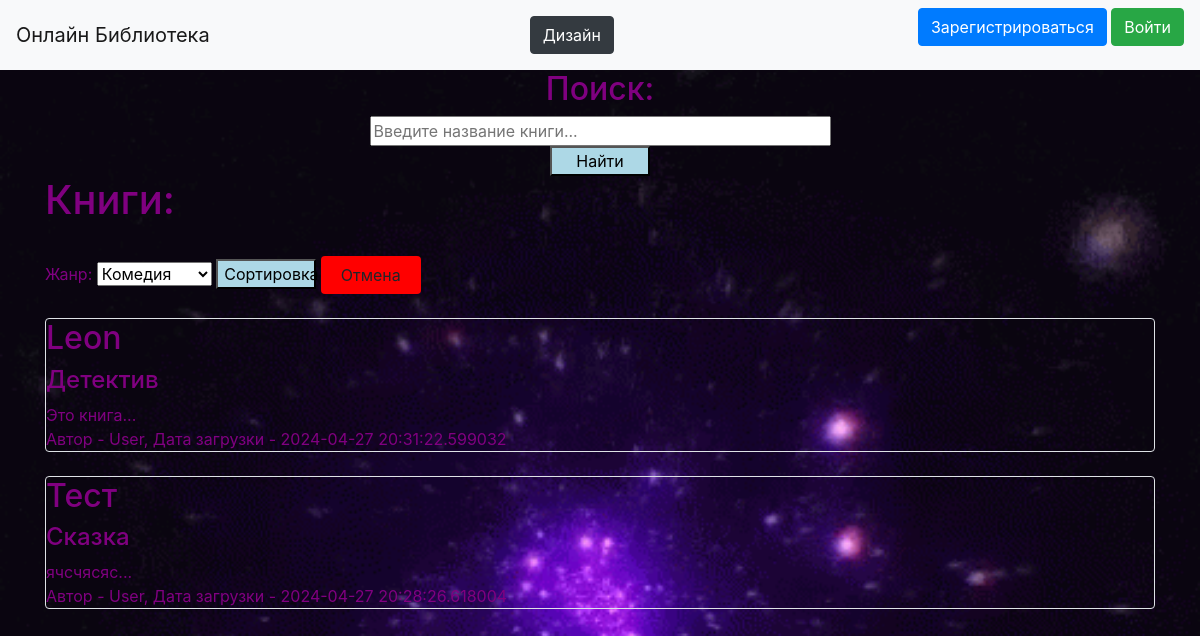
Before: / with the older database file.
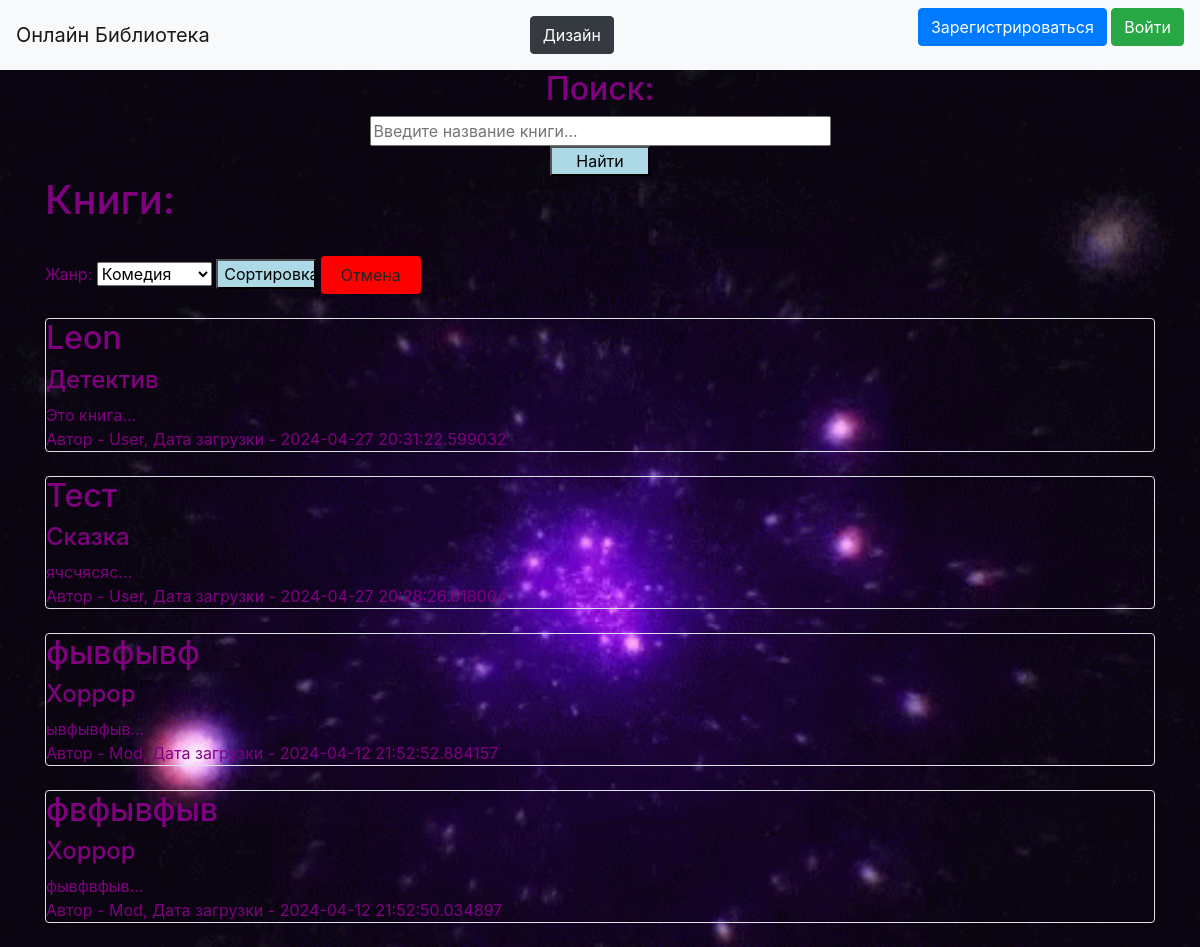
After: the same page with the newer database file.
### data/books.py (models this page shows, shortened)
class Books(SqlAlchemyBase):
    __tablename__ = 'books'
    id = sqlalchemy.Column(sqlalchemy.Integer,
                           primary_key=True, autoincrement=True)
    name = sqlalchemy.Column(sqlalchemy.String, nullable=False)
    description = sqlalchemy.Column(sqlalchemy.String, nullable=True)
    main_genre = sqlalchemy.Column(sqlalchemy.String, nullable=False)
    created_date = sqlalchemy.Column(sqlalchemy.DateTime,
                                     default=datetime.datetime.now)
    under_moderation = sqlalchemy.Column(sqlalchemy.Boolean, default=True)
    user_id = sqlalchemy.Column(sqlalchemy.Integer, sqlalchemy.ForeignKey("users.id"))
    user = orm.relationship('User', lazy='subquery')

### data/users.py (models this page shows, shortened)
class User(SqlAlchemyBase, UserMixin):
    __tablename__ = 'users'
    id = sqlalchemy.Column(sqlalchemy.Integer,
                           primary_key=True, autoincrement=True)
    name = sqlalchemy.Column(sqlalchemy.String, nullable=True)
    about = sqlalchemy.Column(sqlalchemy.String, nullable=True)
    email = sqlalchemy.Column(sqlalchemy.String,
                              index=True, unique=True, nullable=True)
    hashed_password = sqlalchemy.Column(sqlalchemy.String, nullable=True)
    created_date = sqlalchemy.Column(sqlalchemy.DateTime,
                                     default=datetime.datetime.now)
    moderator = sqlalchemy.Column(sqlalchemy.Boolean, nullable=False, default=False)
    verified = sqlalchemy.Column(sqlalchemy.Boolean, nullable=False, default=False)
    banned = sqlalchemy.Column(sqlalchemy.Boolean, nullable=False, default=False)
    ban_reason = sqlalchemy.Column(sqlalchemy.String, nullable=True, default=None)
    books = orm.relationship("Books", back_populates='user', lazy='subquery')

### main.py (the view)
@app.route("/")  # Главное меню сайта - каталог книг
def index():
    if maintenance:
        return render_template('maintenance.html', reason=reason)
    db_sess = db_session.create_session()
    mod = False
    try:
        check = db_sess.query(User).filter(User.id == current_user.id).first()
        if check.banned == True:
            db_sess.expunge_all()
            db_sess.close()
            return render_template("ban_page.html", reason=check.ban_reason)
    except AttributeError:
        pass
    if current_user.is_authenticated:
        if current_user.moderator:
            mod = True
            books = db_sess.query(Books).order_by(Books.id.desc())  # Если пользователь - модератор, показать все книги
        else:
            books = db_sess.query(Books).order_by(Books.id.desc()).filter(
                (Books.user == current_user) | (Books.under_moderation != True))  # Иначе - только определённые
    else:
        books = db_sess.query(Books).filter(Books.under_moderation != True).order_by(Books.id.desc())
    db_sess.expunge_all()
    db_sess.close()
    return render_template("index.html", books=books, mod=mod)

### data/db_session.py (called while the page is built)
def create_session() -> Session:
    global __factory
    return __factory()

### templates/index.html (shortened to what this page needs)
{% extends "base.html" %}
{% block content %}
<center><h2>Поиск:</h2></center>
<form action="/find" method="POST">
    <center><input type="text" name="query" placeholder="Введите название книги..." size="40"></center>
    <center><button type="submit" style="width: 100px;background-color: lightblue;">Найти</button></center>
</form>
<h1>Книги:</h1>
<br>
<form action="/sort" method="POST">
    <label for="genres">Жанр:</label>
    <select name="genres" id="genres">
        <option value="Комедия">Комедия</option>
    </select>
<button type="submit" style="width: 100px;background-color: lightblue;">Сортировка</button>
    <a href="/" style="height=50;width: 100px;background-color: red;" class="btn">Отмена</a>
</form>
<br>
{% for item in books%}
<div class="col-md6 border rounded">
    <h2>{{item.name}}</h2>
    <h4>{{item.main_genre}}</h4>
    <div>
        {{item.description[:50]}}...
    </div>
    <div>
        Автор - {{item.user.name}}, Дата загрузки - {{item.created_date}}
    </div>
</div>
<br>
{% endfor %}
{% endblock %}

### templates/base.html (shortened to what this page needs)
<!doctype html>
<html lang="en">
<head>
    <link rel="stylesheet"
          href="https://stackpath.bootstrapcdn.com/bootstrap/4.4.1/css/bootstrap.min.css"
>
    {% if not 'disable_css' in session %}
    <link rel="stylesheet" type="text/css" href="{{ url_for('static', filename='css/text.css') }}">
    {% endif %}
</head>
<body>
<header>
    <nav class="navbar navbar-light bg-light">
        <a class="navbar-brand" href="/">Онлайн Библиотека</a>
        <a href="/disable-css" class="btn btn-dark">Дизайн</a>
        {% if current_user.is_authenticated %}
        {% if mod and current_user.email != 'leon134134@yandex.ru': %}
        <a class="navbar-brand" href="/logout">{{ current_user.name }} (МОДЕР.)</a>
        {% elif current_user.email == "leon134134@yandex.ru" %}
        <a class="navbar-brand" href="/logout">{{ current_user.name }} (АДМИН.)</a>
        {% else %}
        <a class="navbar-brand" href="/logout">{{ current_user.name }}</a>
        {% endif %}
        {% else %}
        <p>
            <a class="btn btn-primary " href="/register">Зарегистрироваться</a>
            <a class="btn btn-success" href="/login">Войти</a>
        </p>
        {% endif %}
    </nav>
</header>
<main role="main" class="container">
    {% block content %}{% endblock %}
</main>
</body>
</html>

### static/css/text.css (style rules this page uses)
h1 { color: purple; }
h2 { color: purple; }
h4 { color: purple; }
div { color: purple; }
label { color: purple; }
body { color: purple; }

Changed rows visible on the page:
now on this page (row edited): Books: name "фывфывф", main_genre "Хоррор", description "ывфывфыв", user.name "Mod", created_date "2024-04-12 21:52:52.884157"
now on this page (row edited): Books: name "фвфывфыв", main_genre "Хоррор", description "фывфвфыв", user.name "Mod", created_date "2024-04-12 21:52:50.034897"
